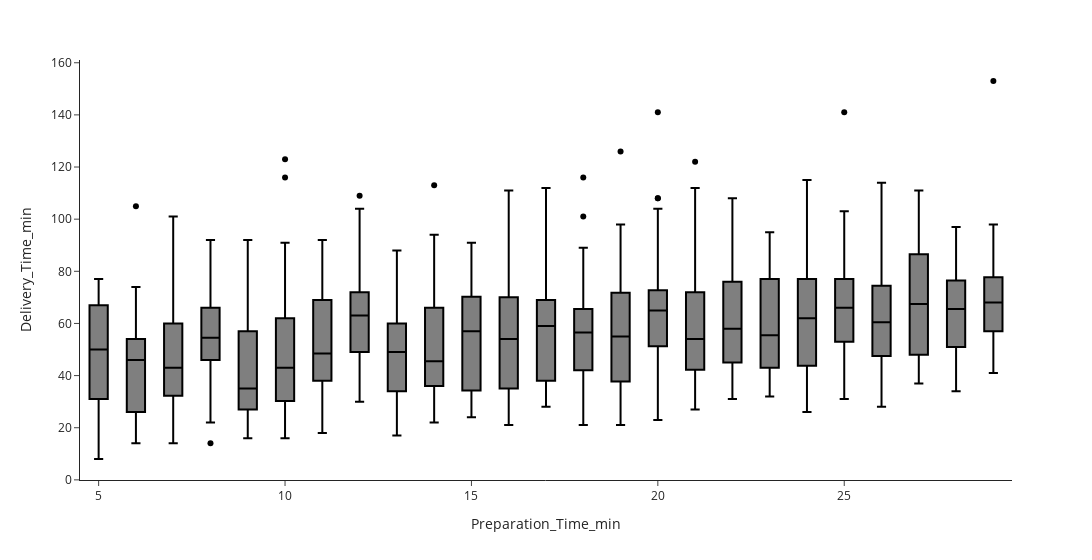

Notebook code for this chart:
### Code cell
fig = px.box(df ,x= 'Preparation_Time_min', y = 'Delivery_Time_min',color_discrete_sequence=['black']
            ,width =1200,template='simple_white')
fig.show()

### Figure 1 — Plotly figure (JSON) as saved in the notebook; plotly's stock layout.template omitted (floating-point values rounded to 4 significant figures; data arrays with more than 128 entries replaced by an {"elided": "..."} marker saying what was removed)
{"data": [{"alignmentgroup": "True", "hovertemplate": "Preparation_Time_min=%{x}<br>Delivery_Time_min=%{y}<extra></extra>", "legendgroup": "", "marker": {"color": "black"}, "name": "", "notched": false, "offsetgroup": "", "orientation": "v", "showlegend": false, "type": "box", "x": {"elided": "1000 int values"}, "x0": " ", "xaxis": "x", "y": {"elided": "1000 int values"}, "y0": " ", "yaxis": "y"}], "layout": {"boxmode": "group", "legend": {"tracegroupgap": 0}, "margin": {"t": 60}, "width": 1200, "xaxis": {"anchor": "y", "domain": [0, 1], "title": {"text": "Preparation_Time_min"}}, "yaxis": {"anchor": "x", "domain": [0, 1], "title": {"text": "Delivery_Time_min"}}}}
